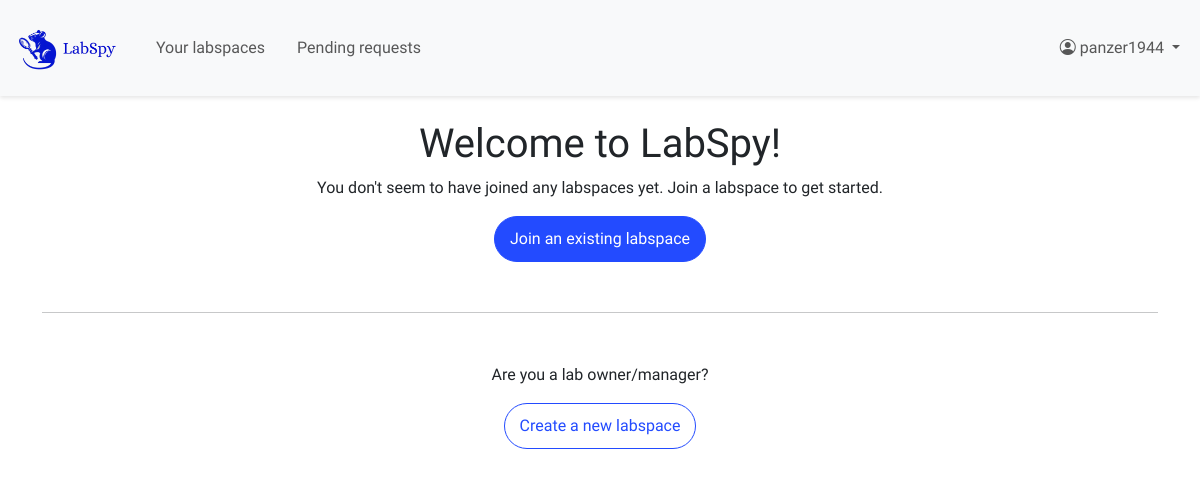
The app's page /labspaces/ (signed in), older data.
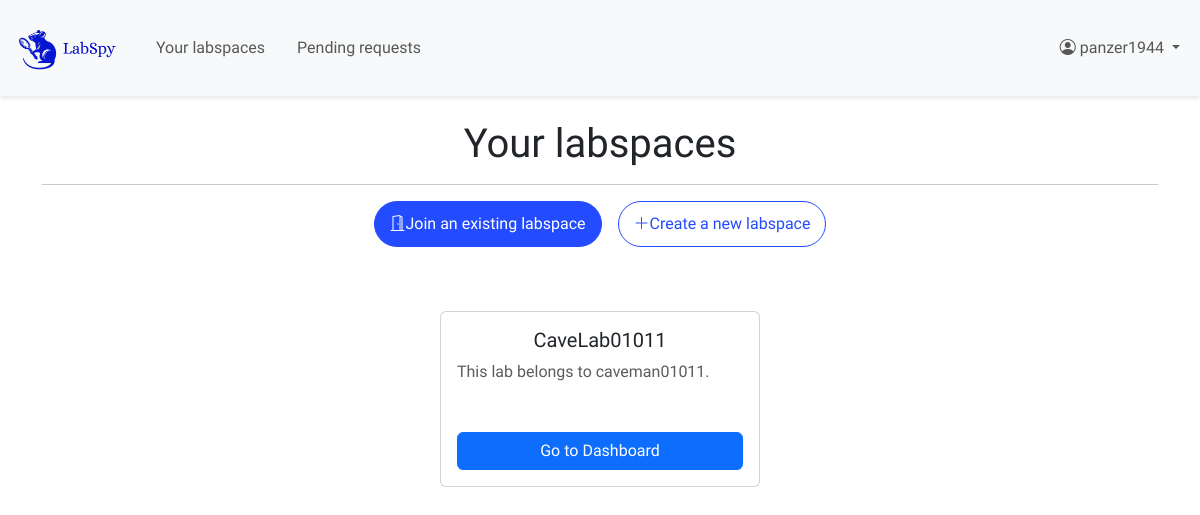
The same page, newer data.
### labspaces/models.py (models this page shows, shortened)
class Lab(models.Model):
    code = models.CharField(max_length=6, unique=True, null=True)
    name = models.CharField(max_length=255)
    description = models.TextField(null=True, blank=True, max_length=1024)
    contact_email = models.EmailField(null=True, blank=True)
    created_at = models.DateTimeField(auto_now_add=True)
    def __str__(self):
        return self.name

### labspaces/views.py (the view)
# urls.py: path('', views.home, name='home'),
@login_required
def home(request):
    user_labs_qs = Lab.objects.filter(
        labmembership__user=request.user,
        labmembership__role__name__in=["owner", "member"],
        labmembership__role__is_default=True
    ).distinct()
    user_labs = list(user_labs_qs)
    pending_labs_qs = Lab.objects.filter(
        labmembership__user=request.user,
        labmembership__role__name="pending",
        labmembership__role__is_default=True
    ).distinct()
    pending_labs = list(pending_labs_qs)
    form = LabJoinForm()
    print(f"User labs: {user_labs}")
    print(f"Pending labs: {pending_labs}")
    return render(
        request,
        'labspaces/home.html',
        {
            "user_labs": user_labs,
            "pending_labs": pending_labs,
            "join_form": form
        }
    )

### labspaces/context_processors.py (called while the page is built, shortened)
def lab_admin_status(request):
    context = {'user_is_admin': False, 'current_lab': None}
    if request.user.is_authenticated:
        try:
            lab_code = get_lab_code_from_url(request)
        except Exception as e:
            pass
    return context

### labspaces/util.py (called while the page is built)
def get_lab_code_from_url(request):
    lab_code = ""
    if request.user.is_authenticated:
        resolved = resolve(request.path)
        if 'code' in resolved.kwargs:
            lab_code = resolved.kwargs['code']
    return lab_code

### labspaces/templates/labspaces/home.html (shortened to what this page needs)
{% extends 'labspaces/layout.html' %}
{% block content %}
{% if user_labs %}
    <h1 class="text-center">Your labspaces</h1>
    <hr>
    <div class="d-flex justify-content-center gap-3 mb-5">
        <button class="btn-1 join-lab-btn"><i class="bi bi-door-open"></i>Join an existing labspace</button>
        <button class="btn-1 create-lab-btn" onclick="window.location.href='{% url 'labspaces:lab_create' %}'"><i class="bi bi-plus-lg"></i>Create a new labspace  </button>
    </div>
    <div class="mx-auto w-75 p-3 d-flex gap-2 align-items-start justify-content-center flex-wrap">
        {% for lab in user_labs %}
            <div class="lab-card card mb-3" style="width:20rem; height: 11rem;">
                <div class="card-body d-flex flex-column">
                    <h5 class="card-title text-center">{{ lab.name|truncatechars:20 }}</h5>
                    <p class="card-text text-muted">
                        {{ lab.description|truncatechars:70}}
                    </p>
                    <a href="{% url 'labspaces:labspace_view' code=lab.code %}" class="btn btn-primary mt-auto">Go to Dashboard</a>
                </div>
            </div>
        {% endfor %}
    </div>
{% else %}
    <h1 class="text-center">Welcome to LabSpy!</h1>
    <p class="text-center">You don't seem to have joined any labspaces yet. Join a labspace to get started.</p>
    <div class="d-flex justify-content-center gap-3">
        <button class="btn-1 join-lab-btn">Join an existing labspace</button>
    </div>
    <hr class="hr-1">
    <p class="text-center">Are you a lab owner/manager?</p>
    <div class="d-flex justify-content-center gap-3">
        <button class="btn-1 create-lab-btn" onclick="window.location.href='{% url 'labspaces:lab_create' %}'">Create a new labspace</button>
    </div>
{% endif %}
{% endblock %}

Row changes from the older to the newer data that the page shows:
added Lab: name "CaveLab01011", description "This lab belongs to caveman01011."
Text that changed along with them:
text no longer shown: "Welcome to LabSpy! You don't seem to have joined any labspaces yet. Join a labspace to get started. Are you a lab owner/manager?"
text now shown: "Your labspaces"
